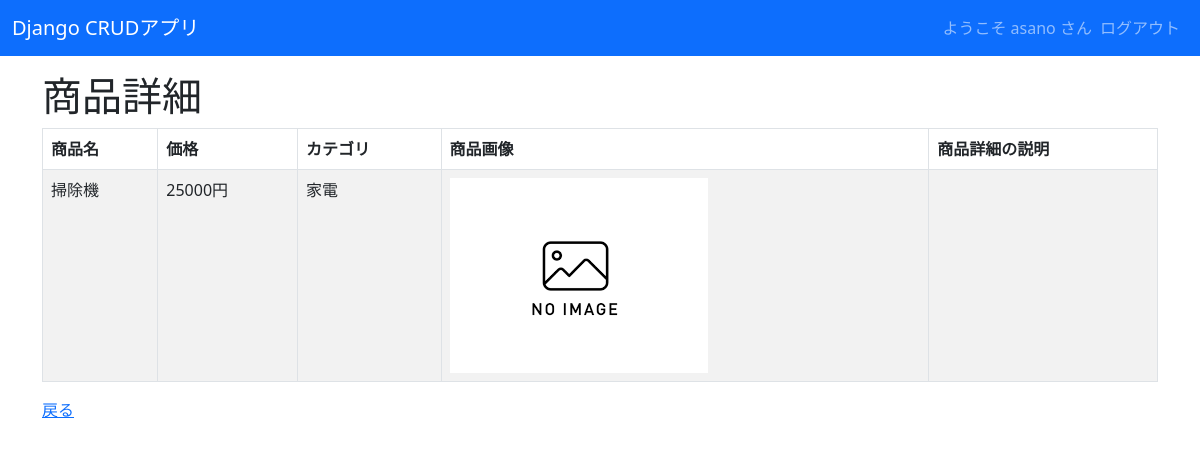
The app's page /crud/detail/2 (signed in) with its own data.
### crud/models.py (models this page shows, shortened)
class Product(models.Model):
    name                = models.CharField(verbose_name="商品名", max_length=200)
    price               = models.PositiveIntegerField(verbose_name="金額")
    category            = models.ForeignKey(Category, verbose_name="カテゴリ", on_delete=models.CASCADE)
    img                 = models.ImageField(verbose_name="画像", blank=True, default='noImage.png')
    detail_description  = models.TextField(verbose_name="商品詳細の説明", blank=True, null=True,)

class Category(models.Model):
    name    = models.CharField(max_length=200)
    def __str__(self):
        return self.name

### crud/views.py (the view)
class ProductDetailView(LoginRequiredMixin,DetailView):
    model   = Product

### templates/crud/product_detail.html (shortened to what this page needs)
{% extends "base.html" %}
{% block content %}
    <h1>商品詳細</h1>
    <table class="table table-striped table-hover table-bordered" >
        <thead>
            <tr>
                <th>商品名</th>
                <th>価格</th>
                <th>カテゴリ</th>
                <th>商品画像</th>
                <th>商品詳細の説明</th>
            </tr>
        </thead>
        <tr>
            <td> {{ object.name }} </td>
            <td> {{ object.price }}円 </td>
            <td> {{ object.category }} </td>
            <td><img src="{{ product.img.url}}" style="width:100px height:auto;"></td>
            <td> {{ object.detail }} </td>
        </tr>
    </table>
    <a href="{% url 'crud:list' %}">戻る</a>
{% endblock %}

### templates/base.html (shortened to what this page needs)
<!DOCTYPE html>
<html lang="ja">
<head>
    <link href="https://cdn.jsdelivr.net/npm/bootstrap@5.3.0-alpha3/dist/css/bootstrap.min.css" rel="stylesheet">
</head>
<body>
    <nav class="navbar navbar-expand-lg navbar-dark bg-primary" style="margin-bottom: 1rem;">
        <div class="container-fluid">
            <a class="navbar-brand" href="{% url 'crud:list' %}">Django CRUDアプリ</a>
            <div class="collapse navbar-collapse" id="navbarNav">
                <ul class="navbar-nav ms-auto">
                    {% if request.user.is_authenticated %}
                    <span class="navbar-text">
                        ようこそ {{ user.get_username }} さん
                    </span>
                    <li class="nav-item">
                        <a class="nav-link" href="{% url 'crud:logout' %}">ログアウト</a>
                    </li>
                    {% else %}
                    <li class="nav-item">
                        <a class="nav-link" href="{% url 'crud:login' %}">ログイン</a>
                    </li>
                    {% endif %}
                </ul>
            </div>
        </div>
    </nav>
    <div class="container">
        {% block content %}{% endblock %}
    </div>
</body>
</html>

### records on screen
Product: name "掃除機", price "25000", category "家電", img (placeholder picture)

### other values on screen
{{ user.get_username }} "asano"
